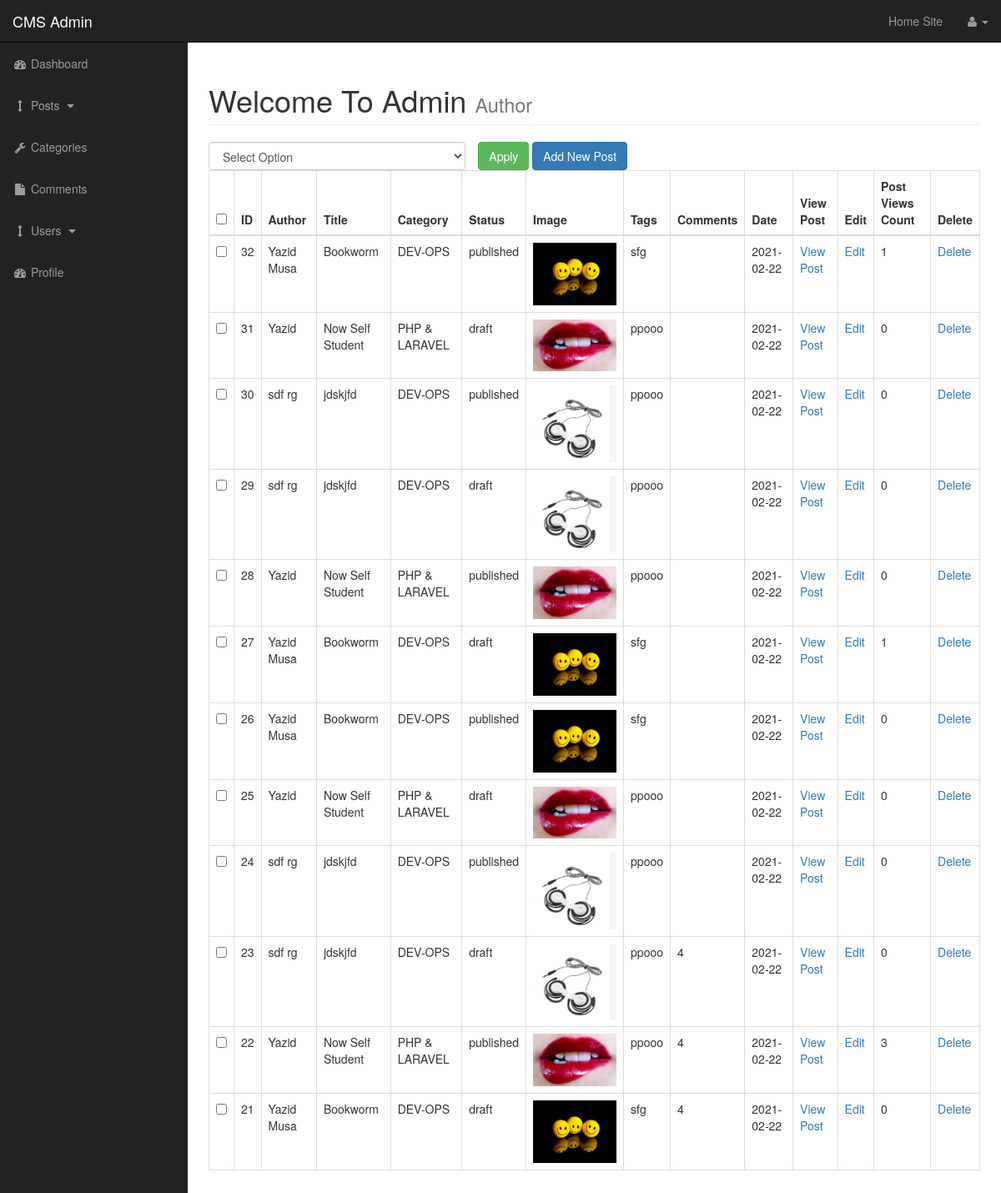
The page /admin/posts.php on the database its author committed.
### tables this page shows
CREATE TABLE `posts` (
  `post_id` int(3) NOT NULL,
  `post_category_id` int(3) NOT NULL,
  `post_title` varchar(255) NOT NULL,
  `post_author` varchar(255) NOT NULL,
  `post_date` date NOT NULL,
  `post_image` text NOT NULL,
  `post_content` text NOT NULL,
  `post_tags` varchar(255) NOT NULL,
  `post_comment_count` varchar(11) NOT NULL,
  `post_status` varchar(255) NOT NULL DEFAULT 'draft',
  `post_views_count` int(3) NOT NULL
);

CREATE TABLE `categories` (
  `cat_id` int(3) NOT NULL,
  `cat_title` varchar(255) NOT NULL
);

### admin/includes/view_all_posts.php (the view, shortened to what this page needs)
<form action="" method="POST">
    <table class="table table-bordered table-hover">
        <div id="bulkOptionContainer" class="col-xs-4" style="padding:0;">
            <select class="form-control" name="bulk_options" id="">
                <option value="">Select Option</option>
            </select>
        </div>
        <div class="col-xs-4">
            <input type="submit" class="btn btn-success" name="submit" value="Apply">
            <a href="posts.php?source=add_post" class="btn btn-primary">Add New Post</a>
        </div>
        <thead>
            <tr>
                <th><input id="selectAllBoxes" type="checkbox"></th>
                <th>ID</th>
                <th>Author</th>
                <th>Title</th>
                <th>Category</th>
                <th>Status</th>
                <th>Image</th>
                <th>Tags</th>
                <th>Comments</th>
                <th>Date</th>
                <th>View Post</th>
                <th>Edit</th>
                <th>Post Views Count</th>
                <th>Delete</th>
            </tr>
        </thead>
        <tbody>
            <?php
                $query = "SELECT * FROM posts ORDER BY post_id DESC";
                $select_posts = mysqli_query($connection,$query);
                while ($row = mysqli_fetch_assoc($select_posts)) {
                    $post_id = $row['post_id'];
                    $post_author = $row['post_author'];
                    $post_title = $row['post_title'];
                    $post_category_id = $row['post_category_id'];
                    $post_status = $row['post_status'];
                    $post_image = $row['post_image'];
                    $post_tags = $row['post_tags'];
                    $post_comment_count = substr($row['post_comment_count'],0,100);
                    $post_date = $row['post_date'];
                    $post_views_count = $row['post_views_count'];
                    echo "<tr>";
                        ?>
                        <td><input class='checkBoxes' type='checkbox' name='checkBoxArray[]' value='<?php echo $post_id; ?>'></td>
                        <?php
                        echo"<td>{$post_id}</td>";
                        echo"<td>{$post_author}</td>";
                        echo"<td>{$post_title}</td>";
                        $query = "SELECT * FROM categories WHERE cat_id = {$post_category_id} ";
                        $select_categories = mysqli_query($connection,$query);
                        while ($row = mysqli_fetch_assoc($select_categories)) {
                            $cat_title = $row['cat_title'];
                            echo"<td>{$cat_title}</td>";
                        }
                        echo"<td>{$post_status}</td>";
                        echo"<td><img width='100' src='../images/$post_image'></td>";
                        echo"<td>{$post_tags}</td>";
                        echo"<td>{$post_comment_count}</td>";
                        echo"<td>{$post_date}</td>";
                        echo"<td><a href='../post.php?&p_id={$post_id}'>View Post</a></td>";
                        echo"<td><a href='posts.php?source=edit_post&p_id={$post_id}'>Edit</a></td>";
                        echo"<td>{$post_views_count}</td>";
                        echo"<td><a href='posts.php?delete={$post_id}'>Delete</a></td>";
                    echo "</tr>";
                }
            ?>
        </tbody>
    </table>
</form>

### admin/includes/admin_header.php (shortened to what this page needs)
<!DOCTYPE html>
<html lang="en">
<head>
    <link href="css/bootstrap.min.css" rel="stylesheet">
    <link href="css/sb-admin.css" rel="stylesheet">
    <link href="font-awesome/css/font-awesome.min.css" rel="stylesheet" type="text/css">
    <link href="css/styles.css" rel="stylesheet">
</head>
<body>

### admin/posts.php (shortened to what this page needs)
<?php  include("includes/admin_header.php"); ?>
    <div id="wrapper">
        <?php  include("includes/admin_navigation.php"); ?>
            <div id="page-wrapper">
                <div class="container-fluid">
                    <div class="row">
                        <div class="col-lg-12">
                            <h1 class="page-header">
                                Welcome To Admin
                                <small>Author</small>
                            </h1>
                            <?php
                                if (isset($_GET['source'])) {
                                    $source = $_GET['source'];
                                } else {
                                    $source = '';
                                }
                                switch ($source) {
                                    default:
                                        include "includes/view_all_posts.php";
                                    break;
                                }
                            ?>
                        </div>
                    </div>
                </div>
            </div>
        <?php  include("includes/admin_footer.php"); ?>

### admin/includes/admin_navigation.php (shortened to what this page needs)
<nav class="navbar navbar-inverse navbar-fixed-top" role="navigation">
    <div class="navbar-header">
        <a class="navbar-brand" href="index.php">CMS Admin</a>
    </div>
    <ul class="nav navbar-right top-nav">
        <li><a href="../index.php">Home Site</a></li>
        <li class="dropdown">
            <a href="#" class="dropdown-toggle" data-toggle="dropdown"><i class="fa fa-user"></i>
            <b class="caret"></b></a>
        </li>
    </ul>
    <div class="collapse navbar-collapse navbar-ex1-collapse">
        <ul class="nav navbar-nav side-nav">
            <li>
                <a href="index.php"><i class="fa fa-fw fa-dashboard"></i> Dashboard</a>
            </li>
            <li>
                <a href="javascript:;" data-toggle="collapse" data-target="#posts_dropdown"><i class="fa fa-fw fa-arrows-v"></i> Posts <i class="fa fa-fw fa-caret-down"></i></a>
            </li>
            <li>
                <a href="categories.php"><i class="fa fa-fw fa-wrench"></i> Categories</a>
            </li>
            <li class="">
                <a href="comments.php"><i class="fa fa-fw fa-file"></i> Comments</a>
            </li>
            <li>
                <a href="javascript:;" data-toggle="collapse" data-target="#demo"><i class="fa fa-fw fa-arrows-v"></i> Users <i class="fa fa-fw fa-caret-down"></i></a>
            </li>
            <li>
                <a href="profile.php"><i class="fa fa-fw fa-dashboard"></i> Profile</a>
            </li>
        </ul>
    </div>
</nav>

### admin/includes/admin_footer.php (shortened to what this page needs)
</div>
</body>
</html>

### admin/css/sb-admin.css (style rules this page uses)
body { margin-top: 100px; background-color: #222; }
@media (min-width:768px) { body { margin-top: 50px; } }
#wrapper { padding-left: 0; }
#page-wrapper { width: 100%; padding: 0; background-color: #fff; }
@media (min-width:768px) { #wrapper { padding-left: 225px; } }
@media (min-width:768px) { #page-wrapper { padding: 10px; } }
.top-nav { padding: 0 15px; }
.top-nav>li { display: inline-block; float: left; }
.top-nav>li>a { padding-top: 15px; padding-bottom: 15px; line-height: 20px; color: #999; }
@media (min-width:768px) { .side-nav { position: fixed; top: 51px; left: 225px; width: 225px; margin-left: -225px; border: none; border-radius: 0; overflow-y: auto; background-color: #222; } }
@media (min-width:768px) { .side-nav>li>a { width: 225px; } }
#bulkOptionContainer { padding: 0px; }

### rows shown on the page
posts: post_id "32", post_author "Yazid Musa", post_title "Bookworm", post_status "published", post_image (picture), post_tags "sfg", post_date "2021-02-22", post_views_count "1"
categories: cat_title "DEV-OPS"
posts: post_id "31", post_author "Yazid", post_title "Now Self Student", post_status "draft", post_image (picture), post_tags "ppooo", post_date "2021-02-22", post_views_count "0"
categories: cat_title "PHP & LARAVEL"
posts: post_id "30", post_author "sdf rg", post_title "jdskjfd", post_status "published", post_image (picture), post_tags "ppooo", post_date "2021-02-22", post_views_count "0"
posts: post_id "29", post_author "sdf rg", post_title "jdskjfd", post_status "draft", post_image (picture), post_tags "ppooo", post_date "2021-02-22", post_views_count "0"
posts: post_id "28", post_author "Yazid", post_title "Now Self Student", post_status "published", post_image (picture), post_tags "ppooo", post_date "2021-02-22", post_views_count "0"
posts: post_id "27", post_author "Yazid Musa", post_title "Bookworm", post_status "draft", post_image (picture), post_tags "sfg", post_date "2021-02-22", post_views_count "1"
posts: post_id "26", post_author "Yazid Musa", post_title "Bookworm", post_status "published", post_image (picture), post_tags "sfg", post_date "2021-02-22", post_views_count "0"
posts: post_id "25", post_author "Yazid", post_title "Now Self Student", post_status "draft", post_image (picture), post_tags "ppooo", post_date "2021-02-22", post_views_count "0"
posts: post_id "24", post_author "sdf rg", post_title "jdskjfd", post_status "published", post_image (picture), post_tags "ppooo", post_date "2021-02-22", post_views_count "0"
posts: post_id "23", post_author "sdf rg", post_title "jdskjfd", post_status "draft", post_image (picture), post_tags "ppooo", post_comment_count "4", post_date "2021-02-22", post_views_count "0"
posts: post_id "22", post_author "Yazid", post_title "Now Self Student", post_status "published", post_image (picture), post_tags "ppooo", post_comment_count "4", post_date "2021-02-22", post_views_count "3"
posts: post_id "21", post_author "Yazid Musa", post_title "Bookworm", post_status "draft", post_image (picture), post_tags "sfg", post_comment_count "4", post_date "2021-02-22", post_views_count "0"
